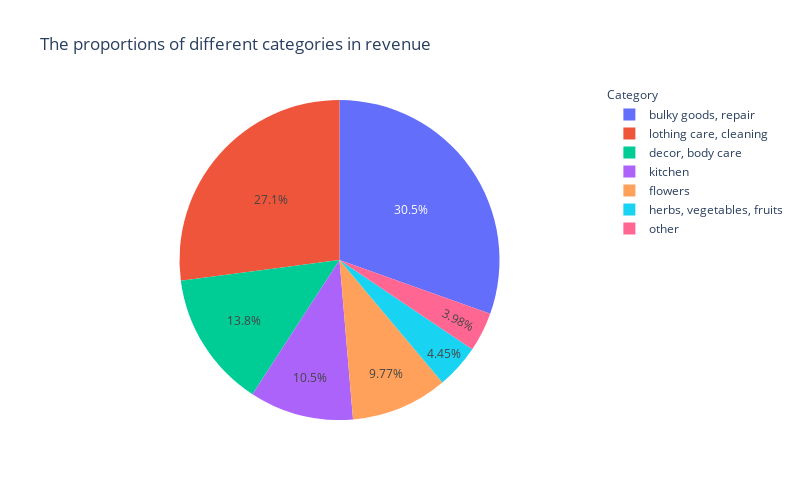

Notebook code cell kept with this figure:
### Markdown cell above
The price distribution histogram indicates a pattern closely resembling a Poisson distribution, with a significant number of products priced around 200 rubles.

### Code cell
fig = go.Figure(data=[go.Pie(labels = data_flt['category'],
                             values = data_flt['revenue'])]) #Specifying the values that will appear on the segment labels
fig.update_layout(title= 'The proportions of different categories in revenue',
                  width=800, 
                  height=500,
                  annotations=[dict(x=1.12, # manually adjusting the legend annotation.
                                    y=1.05,
                                    text='Category',
                                    showarrow=False)])
fig.show()

### Figure 1 — Plotly figure (JSON) as saved in the notebook; plotly's stock layout.template omitted (floating-point values rounded to 4 significant figures; data arrays with more than 128 entries replaced by an {"elided": "..."} marker saying what was removed)
{"data": [{"labels": {"elided": "5552 str values"}, "type": "pie", "values": {"elided": "5552 float values"}}], "layout": {"annotations": [{"showarrow": false, "text": "Category", "x": 1.12, "y": 1.05}], "height": 500, "title": {"text": "The proportions of different categories in revenue"}, "width": 800}}
